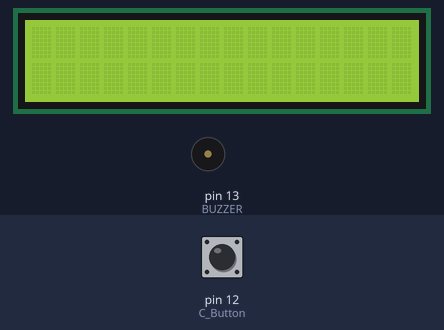
Bench run of a sketch on a simulated Arduino Uno, built with avr-gcc and run on an emulated ATmega328P. On the bench: 16×2 character LCD, buzzer (waves = sounding, pin HIGH). The test bench sets the inputs (shaded band); at power-on: pin 12 (C_Button) HIGH.

Above: at 1.2 s.
1.3 s: pin 12 (C_Button) pulled LOW for 0.15 s
At 2.5 s:
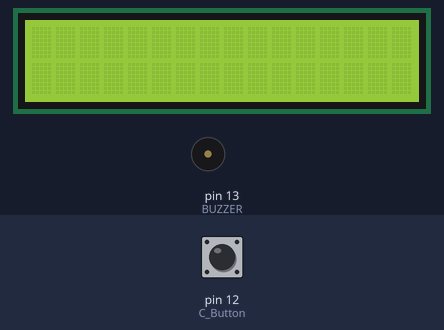
2.9 s: pin 12 (C_Button) pulled LOW for 3.2 s
At 3.7 s:
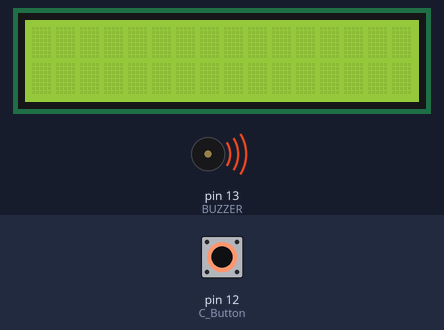
Timing chart, 0 to 7.7 s (numbered marks = the images above; inputs shaded):
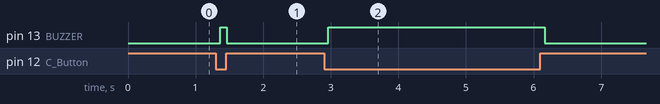

The sketch:

Display.ino
```cpp
/*
  LiquidCrystal Library - display() and noDisplay()

 Demonstrates the use a 16x2 LCD display.  The LiquidCrystal
 library works with all LCD displays that are compatible with the
 Hitachi HD44780 driver. There are many of them out there, and you
 can usually tell them by the 16-pin interface.

 This sketch prints "Hello World!" to the LCD and uses the
 display() and noDisplay() functions to turn on and off
 the display.

 The circuit:
 * LCD RS pin to digital pin 2
 * LCD Enable pin to digital pin 3
 * LCD D4 pin to digital pin 6
 * LCD D5 pin to digital pin 7
 * LCD D6 pin to digital pin 8
 * LCD D7 pin to digital pin 9
 * LCD R/W pin to ground
 * 10K resistor:
 * ends to +5V and ground
 * wiper to LCD VO pin (pin 3)

 http://www.arduino.cc/en/Tutorial/LiquidCrystalDisplay

*/

// include the library code:
#include <LiquidCrystal.h>

// initialize the library by associating any needed LCD interface pin
// with the arduino pin number it is connected to
const int rs = 2, en = 3, d4 = 6, d5 = 7, d6 = 8, d7 = 9;
LiquidCrystal lcd(rs, en, d4, d5, d6, d7);

// Define util pins
int BUZZER= 13;
int L_Button = 4;
int T_Button = 5;
int R_Button = 10;
int B_Button = 11;
int C_Button = 12;

// Define vars to use
unsigned int hour = 10;
unsigned int minutes = 35;
unsigned int seconds = 0;
unsigned int start_time;


void setup() {
  // set up the LCD's number of columns and rows:
  lcd.begin(16, 2);

  // Define button pins as input and activate the internal pull-up resistor
  pinMode(L_Button, INPUT_PULLUP);
  pinMode(T_Button, INPUT_PULLUP);
  pinMode(R_Button, INPUT_PULLUP);
  pinMode(B_Button, INPUT_PULLUP);
  pinMode(C_Button, INPUT_PULLUP);
  // Define pin #13 as output, for the BUZZER
  pinMode(BUZZER, OUTPUT);

  //Start to count time
  start_time = millis();
}

void loop() {
  // Read the value of the input. It can either be 1 or 0
  int buttonValue = digitalRead(C_Button);
  if (buttonValue == LOW){
  // If button pushed, turn BUZZER on
    ring(true);
  } else {
  // Otherwise, turn the BUZZER off
    ring(false);
  }
  //setMainview(hour,minutes,seconds);
  //lcd.print(start_time);
  delay(100);
}

void ring(bool on){
  if (on == true){
    digitalWrite(BUZZER,HIGH);
  } else {
    digitalWrite(BUZZER,LOW);
  }
}

void setMainview(int nh, int nm, int ns){
  //Print hour
  lcd.setCursor(4,0);
  lcd.print(nh);
  lcd.setCursor(6,0);
  lcd.print(":");
  //Print minute
  lcd.setCursor(7,0);
  lcd.print(nm);
  lcd.setCursor(9,0);
  lcd.print(":");
  //Print seconds
  lcd.setCursor(10,0);
  lcd.print(ns);

  //
}
```

Measured:
- after the input at 1.3 s, pin 13 (BUZZER): LOW → HIGH after 0.06 s, → LOW 0.10 s later
- after the input at 2.9 s, pin 13 (BUZZER): LOW → HIGH after 0.06 s, → LOW 3.2 s later
